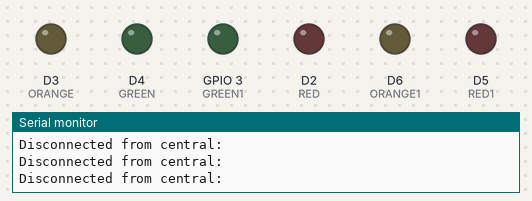
Recording of a sketch running on a simulated ESP8266 (NodeMCU). Parts: output pins drawn as LEDs (lit = HIGH), the last lines printed to the serial monitor. Nothing arrives over Bluetooth unless stated; a phone connects over Bluetooth LE 3 s after start.

Above: at 0.1 s.
At 3.1 s:
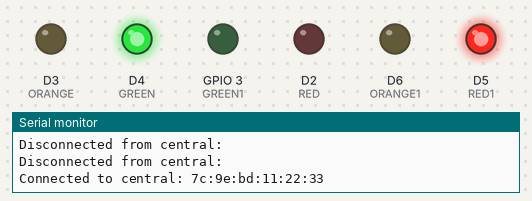
Timing chart, 0 to 4.6 s (numbered marks = the images above):
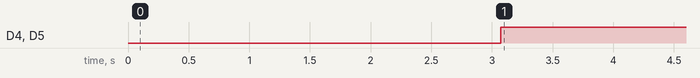

The sketch:

Controller.ino
```cpp
#include <ArduinoBLE.h>

BLEService BLService("19B10000-E8F2-537E-4F6C-D104768A1214"); // BLE Service


BLEByteCharacteristic switchCharacteristic("19B10001-E8F2-537E-4F6C-D104768A1214", BLERead | BLEWrite);// Définir les aratéristiques de l'arduino nano pour établir la commuication Bluetoth


//Définir les pins
#define RED D2
#define ORANGE D3
#define GREEN D4

#define RED1 D5
#define ORANGE1 D6
#define GREEN1 D9

void setup() {
  Serial.begin(9600);
  while (!Serial);

  // définir les pins en mode de sortie
  pinMode(RED, OUTPUT);
  pinMode(ORANGE, OUTPUT);
  pinMode(GREEN, OUTPUT);
  pinMode(RED1, OUTPUT);
  pinMode(ORANGE1, OUTPUT);
  pinMode(GREEN1, OUTPUT);

  //  initialisation de la communiation
  if (!BLE.begin()) {
    Serial.println("starting BLE failed!");

    while (1);
  }

  // changer le nom de la arte
  BLE.setLocalName("TinyML");
  BLE.setAdvertisedService(BLService);

  // ajout des aratéristiques au servie de la carte
  BLService.addCharacteristic(switchCharacteristic);

  // L'ajout du  service
  BLE.addService(BLService);

  // Initialisation des caractéristiqes de la carte
  switchCharacteristic.writeValue(0);

  // start advertising
  BLE.advertise();

  Serial.println("BLE Peripheral");
}

void loop() {
  // Demande de connexion:
  BLEDevice central = BLE.central();

  // Si les deux cartes sont connetés:
  if (central) {
    Serial.print("Connected to central: ");
    // Ecrire l'adresse MAC:
    Serial.println(central.address());

    // Si les deux cartes sont connetés:
    while (central.connected()) {


        if (switchCharacteristic.value()==0x00) {

          //Accélération
          digitalWrite(RED, LOW);
          digitalWrite(ORANGE, LOW);
          digitalWrite(GREEN, HIGH);
          digitalWrite(RED1, HIGH);
          digitalWrite(ORANGE1, LOW);
          digitalWrite(GREEN1,LOW );
        }
        else {
           //Ralentir
         if (switchCharacteristic.value()==0x01){
         digitalWrite(RED, LOW);
          digitalWrite(ORANGE, HIGH);
          digitalWrite(GREEN,LOW );
          digitalWrite(RED1, HIGH);
          digitalWrite(ORANGE1, LOW);
          digitalWrite(GREEN1, LOW);
         }
         else {
           //Stop
          digitalWrite(RED, HIGH);
          digitalWrite(ORANGE, LOW);
          digitalWrite(GREEN, LOW);
          digitalWrite(RED1, LOW);
          digitalWrite(ORANGE1, LOW);
          digitalWrite(GREEN1, HIGH);

         }
        }
      }
    }


    // Si les deux cartes sont connectés:
    Serial.print(F("Disconnected from central: "));
    Serial.println(central.address());
  }
```

Measured:
- by itself, D4 (GREEN), D5 (RED1): LOW → HIGH at 3.1 s
